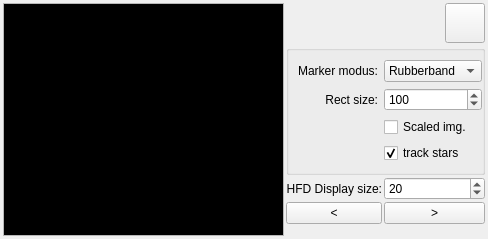
<?xml version="1.0" encoding="UTF-8"?>
<ui version="4.0">
 <class>StarTrack::StarTrackView</class>
 <widget class="QWidget" name="StarTrack::StarTrackView">
  <property name="geometry">
   <rect>
    <x>0</x>
    <y>0</y>
    <width>488</width>
    <height>239</height>
   </rect>
  </property>
  <property name="windowTitle">
   <string>Form</string>
  </property>
  <property name="styleSheet">
   <string notr="true">font: 10pt &quot;Ubuntu&quot;;</string>
  </property>
  <layout class="QGridLayout" name="gridLayout_2">
   <property name="leftMargin">
    <number>3</number>
   </property>
   <property name="topMargin">
    <number>3</number>
   </property>
   <property name="rightMargin">
    <number>3</number>
   </property>
   <property name="bottomMargin">
    <number>3</number>
   </property>
   <property name="spacing">
    <number>2</number>
   </property>
   <item row="1" column="1" rowspan="2" colspan="3">
    <widget class="QGroupBox" name="settingsGroupBox">
     <property name="sizePolicy">
      <sizepolicy hsizetype="Maximum" vsizetype="MinimumExpanding">
       <horstretch>0</horstretch>
       <verstretch>0</verstretch>
      </sizepolicy>
     </property>
     <property name="title">
      <string/>
     </property>
     <property name="flat">
      <bool>true</bool>
     </property>
     <layout class="QGridLayout" name="gridLayout">
      <property name="leftMargin">
       <number>9</number>
      </property>
      <property name="rightMargin">
       <number>0</number>
      </property>
      <item row="0" column="0">
       <widget class="QLabel" name="label_9">
        <property name="sizePolicy">
         <sizepolicy hsizetype="Preferred" vsizetype="Preferred">
          <horstretch>0</horstretch>
          <verstretch>0</verstretch>
         </sizepolicy>
        </property>
        <property name="text">
         <string>Marker modus:</string>
        </property>
        <property name="alignment">
         <set>Qt::AlignRight|Qt::AlignTrailing|Qt::AlignVCenter</set>
        </property>
       </widget>
      </item>
      <item row="0" column="1">
       <widget class="QComboBox" name="markerModusCombobox">
        <property name="sizePolicy">
         <sizepolicy hsizetype="MinimumExpanding" vsizetype="MinimumExpanding">
          <horstretch>0</horstretch>
          <verstretch>0</verstretch>
         </sizepolicy>
        </property>
        <item>
         <property name="text">
          <string>Rubberband</string>
         </property>
        </item>
        <item>
         <property name="text">
          <string>Fixed rect</string>
         </property>
        </item>
       </widget>
      </item>
      <item row="1" column="0">
       <widget class="QLabel" name="label_7">
        <property name="text">
         <string>Rect size:</string>
        </property>
        <property name="alignment">
         <set>Qt::AlignRight|Qt::AlignTrailing|Qt::AlignVCenter</set>
        </property>
       </widget>
      </item>
      <item row="1" column="1">
       <widget class="QSpinBox" name="markerFixedRectSpinbox">
        <property name="sizePolicy">
         <sizepolicy hsizetype="MinimumExpanding" vsizetype="MinimumExpanding">
          <horstretch>0</horstretch>
          <verstretch>0</verstretch>
         </sizepolicy>
        </property>
        <property name="maximum">
         <number>1000</number>
        </property>
        <property name="value">
         <number>100</number>
        </property>
       </widget>
      </item>
      <item row="2" column="1">
       <widget class="QCheckBox" name="scaledImageCheckbox">
        <property name="sizePolicy">
         <sizepolicy hsizetype="MinimumExpanding" vsizetype="Fixed">
          <horstretch>0</horstretch>
          <verstretch>0</verstretch>
         </sizepolicy>
        </property>
        <property name="text">
         <string>Scaled img.</string>
        </property>
       </widget>
      </item>
      <item row="3" column="1">
       <widget class="QCheckBox" name="trackStarEnabledCheckbox">
        <property name="sizePolicy">
         <sizepolicy hsizetype="MinimumExpanding" vsizetype="Fixed">
          <horstretch>0</horstretch>
          <verstretch>0</verstretch>
         </sizepolicy>
        </property>
        <property name="text">
         <string>track stars</string>
        </property>
        <property name="checked">
         <bool>true</bool>
        </property>
       </widget>
      </item>
     </layout>
    </widget>
   </item>
   <item row="5" column="2">
    <spacer name="verticalSpacer">
     <property name="orientation">
      <enum>Qt::Vertical</enum>
     </property>
     <property name="sizeHint" stdset="0">
      <size>
       <width>20</width>
       <height>40</height>
      </size>
     </property>
    </spacer>
   </item>
   <item row="3" column="1">
    <widget class="QLabel" name="label">
     <property name="sizePolicy">
      <sizepolicy hsizetype="Preferred" vsizetype="Preferred">
       <horstretch>0</horstretch>
       <verstretch>0</verstretch>
      </sizepolicy>
     </property>
     <property name="text">
      <string>HFD Display size:</string>
     </property>
     <property name="alignment">
      <set>Qt::AlignRight|Qt::AlignTrailing|Qt::AlignVCenter</set>
     </property>
    </widget>
   </item>
   <item row="0" column="0" rowspan="6">
    <widget class="StarTrack::GraphicsView" name="starTrackView">
     <property name="sizePolicy">
      <sizepolicy hsizetype="MinimumExpanding" vsizetype="MinimumExpanding">
       <horstretch>0</horstretch>
       <verstretch>0</verstretch>
      </sizepolicy>
     </property>
     <property name="minimumSize">
      <size>
       <width>0</width>
       <height>0</height>
      </size>
     </property>
     <property name="maximumSize">
      <size>
       <width>16777215</width>
       <height>16777215</height>
      </size>
     </property>
     <property name="palette">
      <palette>
       <active>
        <colorrole role="Base">
         <brush brushstyle="SolidPattern">
          <color alpha="255">
           <red>0</red>
           <green>0</green>
           <blue>0</blue>
          </color>
         </brush>
        </colorrole>
       </active>
       <inactive>
        <colorrole role="Base">
         <brush brushstyle="SolidPattern">
          <color alpha="255">
           <red>0</red>
           <green>0</green>
           <blue>0</blue>
          </color>
         </brush>
        </colorrole>
       </inactive>
       <disabled>
        <colorrole role="Base">
         <brush brushstyle="SolidPattern">
          <color alpha="255">
           <red>240</red>
           <green>240</green>
           <blue>240</blue>
          </color>
         </brush>
        </colorrole>
       </disabled>
      </palette>
     </property>
    </widget>
   </item>
   <item row="3" column="2" colspan="2">
    <widget class="QSpinBox" name="hfdFontPointSize">
     <property name="sizePolicy">
      <sizepolicy hsizetype="MinimumExpanding" vsizetype="Fixed">
       <horstretch>0</horstretch>
       <verstretch>0</verstretch>
      </sizepolicy>
     </property>
     <property name="value">
      <number>20</number>
     </property>
    </widget>
   </item>
   <item row="0" column="3">
    <widget class="QPushButton" name="toggleFullscreenBtn">
     <property name="minimumSize">
      <size>
       <width>40</width>
       <height>40</height>
      </size>
     </property>
     <property name="maximumSize">
      <size>
       <width>40</width>
       <height>40</height>
      </size>
     </property>
     <property name="text">
      <string/>
     </property>
     <property name="icon">
      <iconset resource="resources.qrc">
       <normaloff>:/images/FullScreen.svg</normaloff>
       <normalon>:/images/ExitFullScreen.svg</normalon>:/images/FullScreen.svg</iconset>
     </property>
     <property name="iconSize">
      <size>
       <width>32</width>
       <height>32</height>
      </size>
     </property>
     <property name="checkable">
      <bool>true</bool>
     </property>
    </widget>
   </item>
   <item row="4" column="1">
    <widget class="QPushButton" name="prev">
     <property name="text">
      <string>&lt;</string>
     </property>
    </widget>
   </item>
   <item row="4" column="2" colspan="2">
    <widget class="QPushButton" name="next">
     <property name="text">
      <string>&gt;</string>
     </property>
    </widget>
   </item>
  </layout>
 </widget>
 <customwidgets>
  <customwidget>
   <class>StarTrack::GraphicsView</class>
   <extends>QGraphicsView</extends>
   <header>StarTrack_GraphicsView.h</header>
  </customwidget>
 </customwidgets>
 <resources>
  <include location="resources.qrc"/>
 </resources>
 <connections/>
</ui>
